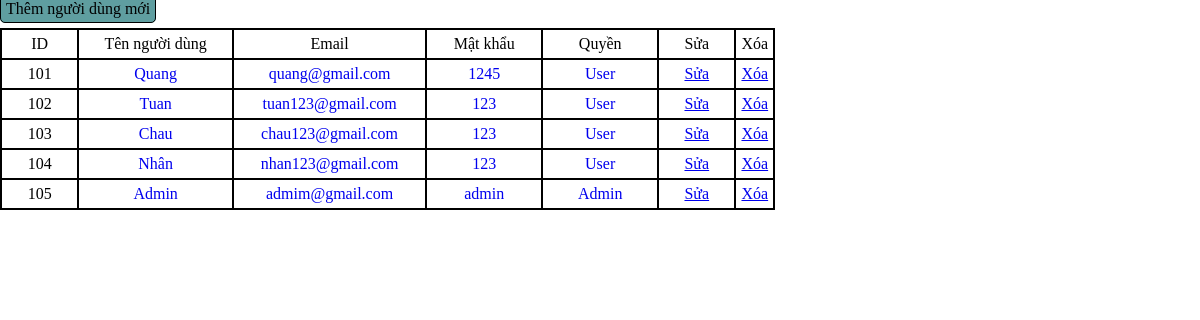
Page /quantri/ql_nguoidung.php on the committed database.
### tables this page shows
CREATE TABLE IF NOT EXISTS `thanhvien` (
  `id` int(10) NOT NULL AUTO_INCREMENT,
  `name` varchar(50) NOT NULL,
  `email` varchar(255) NOT NULL,
  `pass` varchar(255) NOT NULL,
  `role` tinyint(1) NOT NULL DEFAULT '0',
  PRIMARY KEY (`id`)
);

### quantri/ql_nguoidung.php (the view)
<link rel="stylesheet" href="css/ql_user.css">
<?php
    $sql = "SELECT * FROM thanhvien ORDER BY id ASC";
    $query = mysqli_query($conn, $sql);
?>
<div id="main">
    <p id="add-prd"><a href="quantri.php?page_layout=them_user"><span>Thêm người dùng mới</span></a></p>
    <table>
        <tr>
            <td width="10%">ID</td>
            <td width="20%">Tên người dùng</td>
            <td width="25%">Email</td>
            <td width="15%">Mật khẩu</td>
            <td width="15%">Quyền</td>
            <td width="10%">Sửa</td>
            <td width="15%">Xóa</td>
        </tr>
        <?php
            while($row = mysqli_fetch_array($query)){
        ?>
            <tr>
                <td><span><?php echo $row['id'];?></span></td>
                <td class="l5"><a href="#"><?php echo $row['name'];?></a></td>
                <td class="l5"><a href="#"><?php echo $row['email'];?></a></td>
                <td class="l5"><a href="#"><?php echo $row['pass'];?></a></td>
                <td class="l5"><a href="#"><?php
                    if ($row['role'] == 1){
                        echo "Admin";
                    }else if($row['role'] == 0){
                        echo "User";
                    }
                 ;?></a>
                 </td>
                <td><a href="quantri.php?page_layout=sua_user&id=<?php echo $row['id'];?>"><span>Sửa</span></a></td>
                <td><a href="xoa_user.php?id=<?php echo  $row['id'];?>"><span>Xóa</span></a></td>
            </tr>
            <?php
            }
            ?>
    </table>
</div>

### quantri/css/ql_user.css (style rules this page uses)
* { margin: 0px; padding: 0px; }
table, tr, td { text-align: center; margin-top: 5px; padding: 5px; border: 2px solid black; border-collapse: collapse; }
.l5 a { text-decoration: none; }
#main #add-prd a { text-decoration: none; border: 1px solid black; border-radius: 5px; background-color: cadetblue; color: black; padding: 5px; margin-bottom: 10px; }
#main p { margin-bottom: 10px; }

### rows in the picture
thanhvien: id "101", name "Quang", email "quang@gmail.com", pass "1245", role "User"
thanhvien: id "102", name "Tuan", email "tuan123@gmail.com", pass "123", role "User"
thanhvien: id "103", name "Chau", email "chau123@gmail.com", pass "123", role "User"
thanhvien: id "104", name "Nhân", email "nhan123@gmail.com", pass "123", role "User"
thanhvien: id "105", name "Admin", email "admim@gmail.com", pass "admin", role "Admin"
